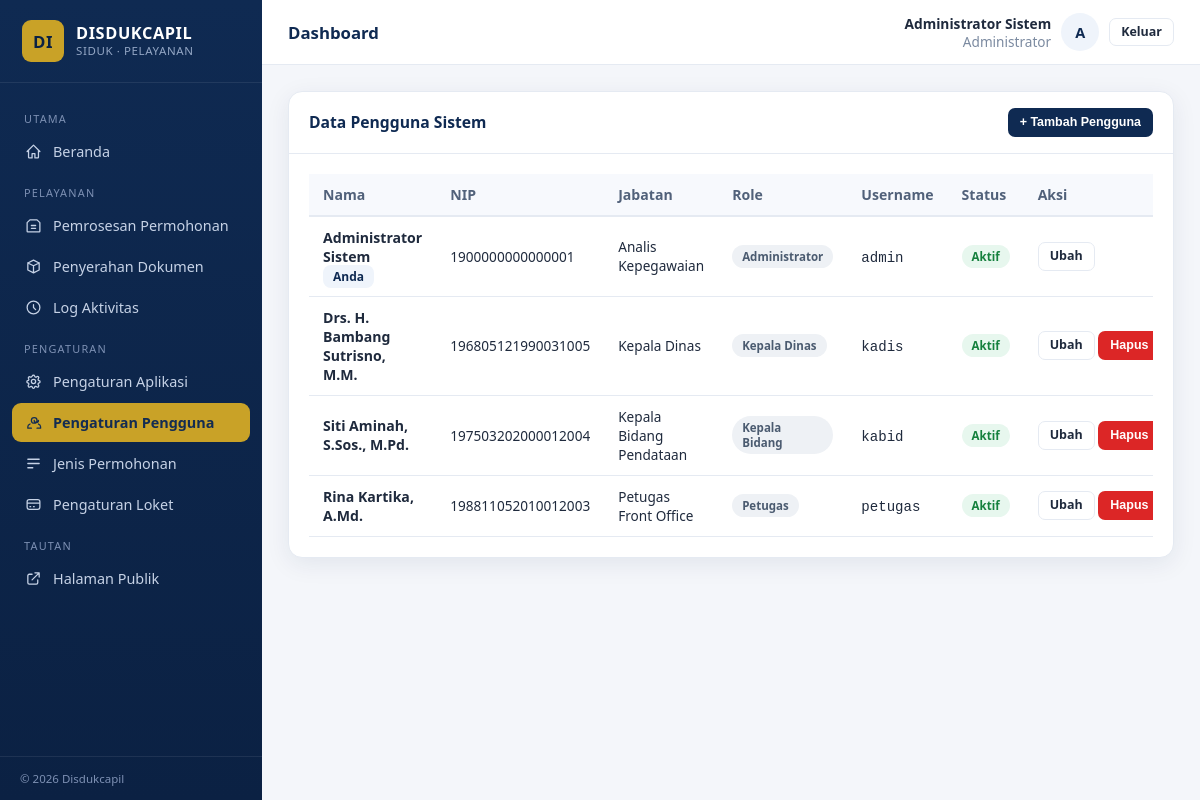
Screenshot of /pengguna.php (signed in) with the database file from the repository.
### tables this page shows
CREATE TABLE users (
  id INT AUTO_INCREMENT PRIMARY KEY,
  nama VARCHAR(100) NOT NULL,
  nip VARCHAR(30) DEFAULT NULL,
  jabatan VARCHAR(100) DEFAULT NULL,
  role ENUM('admin','kepala_dinas','kepala_bidang','petugas') NOT NULL,
  username VARCHAR(50) NOT NULL UNIQUE,
  password VARCHAR(255) NOT NULL,
  aktif TINYINT(1) DEFAULT 1,
  created_at TIMESTAMP DEFAULT CURRENT_TIMESTAMP
);

### includes/db.php (called while the page is built, shortened)
<?php
function db(): mysqli
{
    static $conn = null;
    if ($conn === null) {
        try {
            $conn = new mysqli(DB_HOST, DB_USER, DB_PASS, DB_NAME);
        } catch (mysqli_sql_exception $e) {
            http_response_code(500);
            die('Koneksi database gagal: ' . htmlspecialchars($e->getMessage()) .
                '<br>Jalankan import <code>database.sql</code> terlebih dahulu.');
        }
        $conn->set_charset('utf8mb4');
    }
    return $conn;
}
function q(string $sql, array $params = []): mysqli_result|bool
{
    $conn = db();
    if (!$params) {
        return $conn->query($sql);
    }
    $stmt = $conn->prepare($sql);
    $stmt->execute();
    return $stmt->get_result() ?: true;
}
function rows(string $sql, array $params = []): array
{
    $out = [];
    $r = q($sql, $params);
    if ($r instanceof mysqli_result) {
        while ($row = $r->fetch_assoc()) $out[] = $row;
    }
    return $out;
}

### includes/functions.php (called while the page is built, shortened)
<?php
require_once __DIR__ . '/db.php';
function e($s): string { return htmlspecialchars((string)$s, ENT_QUOTES, 'UTF-8'); }
function setting(string $key, $default = '')
{
    static $cache = null;
    if ($cache === null) {
        $cache = [];
        foreach (rows("SELECT key_name, value FROM settings") as $r) {
            $cache[$r['key_name']] = $r['value'];
        }
    }
    return $cache[$key] ?? $default;
}
function current_user(): ?array
{
    return $_SESSION['user'] ?? null;
}
function role_label(string $r): string
{
    return ['admin'=>'Administrator','kepala_dinas'=>'Kepala Dinas',
            'kepala_bidang'=>'Kepala Bidang','petugas'=>'Petugas'][$r] ?? $r;
}

### pengguna.php (the view, shortened to what this page needs)
<?php
$ROLES = ['admin' => 'Administrator', 'kepala_dinas' => 'Kepala Dinas',
          'kepala_bidang' => 'Kepala Bidang', 'petugas' => 'Petugas'];
$list = rows("SELECT * FROM users ORDER BY FIELD(role,'admin','kepala_dinas','kepala_bidang','petugas'), nama");
include __DIR__ . '/app/partials/header_dash.php';
?>
<div class="card">
  <div class="hd"><h5>Data Pengguna Sistem</h5>
    <button class="btn btn-primary btn-sm" onclick="openModal('m-user')">+ Tambah Pengguna</button></div>
  <div class="bd">
    <div class="table-wrap">
      <table class="tbl">
        <thead><tr><th>Nama</th><th>NIP</th><th>Jabatan</th><th>Role</th><th>Username</th><th>Status</th><th>Aksi</th></tr></thead>
        <tbody>
        <?php foreach ($list as $r): ?>
          <tr>
            <td><b><?= e($r['nama']) ?></b><?php if ((int)$r['id'] === (int)$u['id']): ?> <span class="chip">Anda</span><?php endif; ?></td>
            <td class="small"><?= e($r['nip'] ?: '-') ?></td>
            <td class="small"><?= e($r['jabatan'] ?: '-') ?></td>
            <td><span class="badge bg-secondary"><?= e($ROLES[$r['role']] ?? $r['role']) ?></span></td>
            <td><code><?= e($r['username']) ?></code></td>
            <td><?= $r['aktif'] ? '<span class="badge bg-success">Aktif</span>' : '<span class="badge bg-danger">Nonaktif</span>' ?></td>
            <td style="white-space:nowrap">
              <a class="btn btn-outline btn-sm" href="pengguna.php?edit=<?= (int)$r['id'] ?>">Ubah</a>
              <?php if ((int)$r['id'] !== (int)$u['id']): ?>
              <form method="post" style="display:inline" onsubmit="return confirm('Hapus pengguna <?= e($r['nama']) ?>?')">
                <button class="btn btn-danger btn-sm">Hapus</button>
              </form>
              <?php endif; ?>
            </td>
          </tr>
        <?php endforeach; ?>
        </tbody>
      </table>
    </div>
  </div>
</div>
<?php include __DIR__ . '/app/partials/footer_dash.php'; ?>

### app/partials/header_dash.php (shortened to what this page needs)
<?php
$u = current_user();
$page = basename($_SERVER['PHP_SELF']);
$logoRel = setting('logo');
$menu = [
  'Utama' => [
    'dashboard.php' => ['Beranda', 'M3 12l9-9 9 9M5 10v10a1 1 0 001 1h4v-6h4v6h4a1 1 0 001-1V10'],
  ],
  'Pelayanan' => [
    'pemrosesan.php' => ['Pemrosesan Permohonan', 'M9 12h6m-6 4h6M7 4h10l4 4v12a1 1 0 01-1 1H4a1 1 0 01-1-1V8l4-4z'],
    'penyerahan.php' => ['Penyerahan Dokumen', 'M20 7l-8-4-8 4m16 0l-8 4m8-4v10l-8 4m0-10L4 7m8 4v10M4 7v10l8 4'],
    'log-aktivitas.php' => ['Log Aktivitas', 'M12 8v4l3 3m6-3a9 9 0 11-18 0 9 9 0 0118 0z'],
  ],
  'Pengaturan' => [
    'pengaturan-aplikasi.php' => ['Pengaturan Aplikasi', 'M10.3 4.3c.4-1.7 2.9-1.7 3.3 0a1.7 1.7 0 003 1 1.7 1.7 0 012.4 2.4 1.7 1.7 0 001 3c1.7.4 1.7 2.9 0 3.3a1.7 1.7 0 00-1 3 1.7 1.7 0 01-2.4 2.4 1.7 1.7 0 00-3 1c-.4 1.7-2.9 1.7-3.3 0a1.7 1.7 0 00-3-1 1.7 1.7 0 01-2.4-2.4 1.7 1.7 0 00-1-3c-1.7-.4-1.7-2.9 0-3.3a1.7 1.7 0 001-3A1.7 1.7 0 016.9 5.3a1.7 1.7 0 003-1z M15 12a3 3 0 11-6 0 3 3 0 016 0z'],
    'pengguna.php' => ['Pengaturan Pengguna', 'M17 20h5v-2a4 4 0 00-3-3.87M9 20H4v-2a4 4 0 013-3.87m6-1.13a4 4 0 10-4-4 4 4 0 004 4zm6-4a3 3 0 11-6 0'],
    'jenis-permohonan.php' => ['Jenis Permohonan', 'M4 6h16M4 12h16M4 18h7'],
    'loket.php' => ['Pengaturan Loket', 'M3 10h18M7 15h1m4 0h1m-7 4h12a3 3 0 003-3V8a3 3 0 00-3-3H6a3 3 0 00-3 3v8a3 3 0 003 3z'],
  ],
];
$allow = [
  'pemrosesan.php' => ['petugas','admin','kepala_dinas','kepala_bidang'],
  'penyerahan.php' => ['petugas','admin','kepala_dinas','kepala_bidang'],
  'log-aktivitas.php' => ['admin','kepala_dinas','kepala_bidang','petugas'],
  'pengaturan-aplikasi.php' => ['admin','kepala_dinas','kepala_bidang'],
  'pengguna.php' => ['admin','kepala_dinas'],
  'jenis-permohonan.php' => ['admin','kepala_dinas','kepala_bidang'],
  'loket.php' => ['admin','kepala_dinas','kepala_bidang'],
];
?>
<!DOCTYPE html>
<html lang="id">
<head>
<link rel="stylesheet" href="assets/css/style.css">
</head>
<body>
<div class="layout">
  <aside class="sidebar">
    <div class="brand">
      <?php if ($logoRel): ?><img src="uploads/<?= e($logoRel) ?>" alt="logo">
      <?php else: ?><span class="ph"><?= e(substr(preg_replace('/[^A-Za-z]/','',setting('nama_dinas_short')),0,2)) ?: 'DK' ?></span><?php endif; ?>
      <span><b><?= e(setting('nama_dinas_short')) ?></b><span>SIDUK · Pelayanan</span></span>
    </div>
    <nav class="menu">
      <?php foreach ($menu as $grp => $items): $shown = false; foreach ($items as $href => $it) if (!isset($allow[$href]) || in_array($u['role'], $allow[$href])) $shown = true; ?>
        <?php if ($shown): ?><div class="grp"><?= e($grp) ?></div>
          <?php foreach ($items as $href => $it):
              if (isset($allow[$href]) && !in_array($u['role'], $allow[$href])) continue; ?>
            <a href="<?= e($href) ?>" class="<?= $page === $href ? 'active' : '' ?>">
              <svg viewBox="0 0 24 24" fill="none" stroke="currentColor" stroke-width="1.8" stroke-linecap="round" stroke-linejoin="round"><path d="<?= $it[1] ?>"/></svg>
              <?= e($it[0]) ?>
            </a>
          <?php endforeach; ?>
        <?php endif; ?>
      <?php endforeach; ?>
      <div class="grp">Tautan</div>
      <a href="index.php" target="_blank">
        <svg viewBox="0 0 24 24" fill="none" stroke="currentColor" stroke-width="1.8" stroke-linecap="round"><path d="M10 6H6a2 2 0 00-2 2v10a2 2 0 002 2h10a2 2 0 002-2v-4M14 4h6m0 0v6m0-6L10 14"/></svg>
        Halaman Publik
      </a>
    </nav>
    <div class="sidebar-foot">&copy; <?= date('Y') ?> <?= e(setting('nama_dinas_short')) ?></div>
  </aside>
  <div class="main">
    <div class="topbar">
      <h4><?= e($page_title ?? 'Dashboard') ?></h4>
      <div class="userchip">
        <div style="text-align:right;line-height:1.25">
          <b style="font-size:.86rem"><?= e($u['nama']) ?></b><br>
          <span class="small muted"><?= e(role_label($u['role'])) ?></span>
        </div>
        <span class="avatar"><?= e(strtoupper(substr($u['nama'], 0, 1))) ?></span>
        <a class="btn btn-outline btn-sm" href="logout.php">Keluar</a>
      </div>
    </div>
    <div class="content">

### assets/css/style.css (style rules this page uses)
:root { --navy:#0f2a52; --navy-2:#16386b; --blue:#2563eb; --sky:#eff4fb; --gold:#c9a227; --ink:#1f2a3d; --muted:#7b8aa0; --line:#e5eaf2; --bg:#f4f6fa; --card:#ffffff; --green:#16a34a; --red:#dc2626; --amber:#d97706; --shadow:0 6px 24px rgba(15,42,82,.08); --radius:14px; }
* { box-sizing:border-box }
body { margin:0;font-family:'Segoe UI',system-ui,-apple-system,Roboto,Arial,sans-serif;background:var(--bg);color:var(--ink);font-size:14.5px }
a { text-decoration:none;color:var(--blue) }
h1,h2,h3,h4,h5 { margin:0 0 .5rem;color:var(--navy) }
.small { font-size:.85rem }
.muted { color:var(--muted) }
.layout { display:flex;min-height:100vh }
.sidebar { width:262px;background:linear-gradient(180deg,var(--navy) 0%,#0b2143 100%);color:#cdd8ea;flex-shrink:0;display:flex;flex-direction:column;position:sticky;top:0;height:100vh;overflow-y:auto }
.sidebar .brand { padding:20px 22px;display:flex;align-items:center;gap:12px;border-bottom:1px solid rgba(255,255,255,.08) }
.sidebar .brand .ph { width:42px;height:42px;border-radius:9px;background:var(--gold);color:#0b2143;display:flex;align-items:center;justify-content:center;font-weight:800;font-size:1.05rem }
.sidebar .brand b { color:#fff;font-size:1.02rem;display:block;line-height:1.15 }
.sidebar .brand span { font-size:.72rem;color:#93a6c4;letter-spacing:.6px;text-transform:uppercase }
.menu { padding:14px 12px;flex:1 }
.menu .grp { font-size:.68rem;letter-spacing:1.2px;text-transform:uppercase;color:#7d90b3;margin:14px 12px 6px }
.menu a { display:flex;align-items:center;gap:11px;color:#c6d2e6;padding:10px 13px;border-radius:9px;margin:2px 0;font-size:.9rem;transition:.15s }
.menu a svg { width:17px;height:17px;flex-shrink:0 }
.menu a.active { background:var(--gold);color:#132c52;font-weight:600 }
.sidebar-foot { padding:14px 20px;font-size:.72rem;color:#7d90b3;border-top:1px solid rgba(255,255,255,.08) }
.main { flex:1;display:flex;flex-direction:column;min-width:0 }
.topbar { background:#fff;border-bottom:1px solid var(--line);padding:13px 26px;display:flex;align-items:center;justify-content:space-between;position:sticky;top:0;z-index:50 }
.topbar h4 { margin:0;font-size:1.05rem }
.userchip { display:flex;align-items:center;gap:10px }
.avatar { width:38px;height:38px;border-radius:50%;background:var(--sky);color:var(--navy);display:flex;align-items:center;justify-content:center;font-weight:700 }
.content { padding:26px;max-width:1360px;width:100%;margin:0 auto }
.card { background:var(--card);border:1px solid var(--line);border-radius:var(--radius);box-shadow:var(--shadow);margin-bottom:22px }
.card .hd { padding:16px 20px;border-bottom:1px solid var(--line);display:flex;align-items:center;justify-content:space-between;gap:10px;flex-wrap:wrap }
.card .hd h5 { margin:0;font-size:.98rem }
.card .bd { padding:20px }
.table-wrap { overflow-x:auto }
table.tbl { width:100%;border-collapse:collapse;font-size:.88rem }
table.tbl th { background:#f7f9fd;color:#51617a;text-align:left;padding:11px 14px;font-weight:600;border-bottom:2px solid var(--line);white-space:nowrap }
table.tbl td { padding:11px 14px;border-bottom:1px solid var(--line);vertical-align:middle }
.badge { display:inline-block;padding:4px 10px;border-radius:999px;font-size:.72rem;font-weight:600 }
.bg-success { background:#e7f7ee;color:#15803d }
.bg-secondary { background:#eef1f5;color:#4b5b70 }
.btn { display:inline-flex;align-items:center;gap:7px;border:1px solid transparent;border-radius:9px;padding:9px 16px;font-size:.86rem;font-weight:600;cursor:pointer;transition:.15s;line-height:1.2 }
.btn-sm { padding:6px 11px;font-size:.78rem;border-radius:7px }
.btn-primary { background:var(--navy);color:#fff }
.btn-outline { background:#fff;border-color:var(--line);color:var(--ink) }
.btn-danger { background:var(--red);color:#fff }
.chip { background:var(--sky);color:var(--navy);border-radius:8px;padding:3px 10px;font-size:.75rem;font-weight:600 }

### rows the page displays
users: nama "Administrator Sistem", role "Administrator", nama "A", shows "Anda", nip "1900000000000001", jabatan "Analis Kepegawaian", username "admin", aktif "Aktif"
users: nama "Drs. H. Bambang Sutrisno, M.M.", nip "196805121990031005", jabatan "Kepala Dinas", role "Kepala Dinas", username "kadis", aktif "Aktif"
users: nama "Siti Aminah, S.Sos., M.Pd.", nip "197503202000012004", jabatan "Kepala Bidang Pendataan", role "Kepala Bidang", username "kabid", aktif "Aktif"
users: nama "Rina Kartika, A.Md.", nip "198811052010012003", jabatan "Petugas Front Office", role "Petugas", username "petugas", aktif "Aktif"

### other values shown
setting('nama_dinas_short') "DISDUKCAPIL"
$grp "UTAMA"
$it[0] "Beranda"
$grp "PELAYANAN"
$it[0] "Pemrosesan Permohonan"
$it[0] "Penyerahan Dokumen"
$it[0] "Log Aktivitas"
$grp "PENGATURAN"
$it[0] "Pengaturan Aplikasi"
$it[0] "Pengaturan Pengguna"
$it[0] "Jenis Permohonan"
$it[0] "Pengaturan Loket"
setting('nama_dinas_short') "Disdukcapil"
$page_title "Dashboard"
